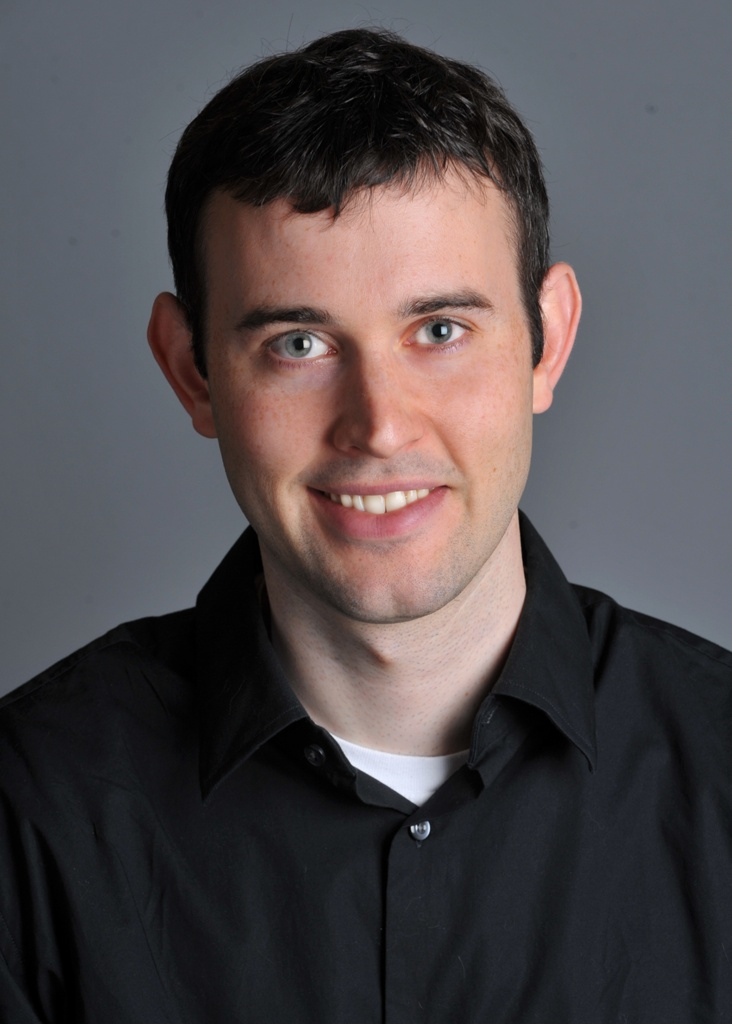
#> input picture hw2/original_image/DerekPicture.jpg, 732 x 1024 px, found by its file name
$ python part2.py
#> lines starting #> are read from the running program, lines starting #| are printed output that depends on the picture
import cv2
import numpy as np
import os
from scipy.signal import convolve2d
import matplotlib.pyplot as plt

img_dir = './hw2/original_image'
result_dir = './hw2/result'

def get_Gaussian_blur(img, k_size = 5, sigma = 1):
    g_1D = cv2.getGaussianKernel(k_size, sigma)
    g_2D = np.outer(g_1D, g_1D.T)
    if len(img.shape) == 2:
        return np.clip(convolve2d(img, g_2D, mode = 'same', boundary='symm'), 0, 255).astype(np.float32)
    B, G, R= img[:, :, 0], img[:, :, 1], img[:, :, 2]
    B = convolve2d(B, g_2D, mode = 'same', boundary= 'symm')
    G = convolve2d(G, g_2D, mode = 'same', boundary= 'symm')
    R = convolve2d(R, g_2D, mode = 'same', boundary= 'symm')
    B = np.clip(B, 0, 255).astype(np.uint8)
    G = np.clip(G, 0, 255).astype(np.uint8)
    R = np.clip(R, 0, 255).astype(np.uint8)
    return np.dstack([B, G, R])

def hybric_image(img1, img2):
    tmp_img1 = img1.astype(np.float32)
    img1_high = np.clip(tmp_img1*1.3 - get_Gaussian_blur(tmp_img1, k_size=11, sigma=3), 0, 255).astype(np.float32)
    img2_low = get_Gaussian_blur(img2, 21, 11).astype(np.float32)
    return np.clip(((2/5)*img1_high +  (3/5)* img2_low), 0, 255).astype(np.uint8)

# [23 lines left out: functions get_Gassian_stack, get_laplacian_stack, part2_1, not called in this run]

def part2_2():
    img1 = cv2.imread(os.path.join(img_dir, 'DerekPicture.jpg'))
#> img1 is the input picture: shape (1024, 732, 3); mean B, G, R 76.9, 74.5, 80.5
    img2 = cv2.imread(os.path.join(img_dir, 'nutmeg.jpg'))
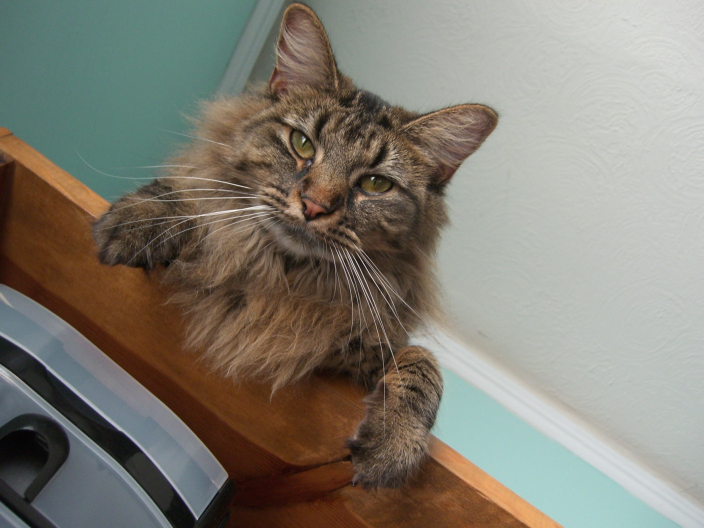
#> input picture hw2/original_image/nutmeg.jpg, 1408 x 1056 px, found by its file name (shown at 1/2 size)
#> img2 is the input picture: shape (1056, 1408, 3); mean B, G, R 115.4, 125.9, 130
    img2 = img2[:1024, 250:982, :]
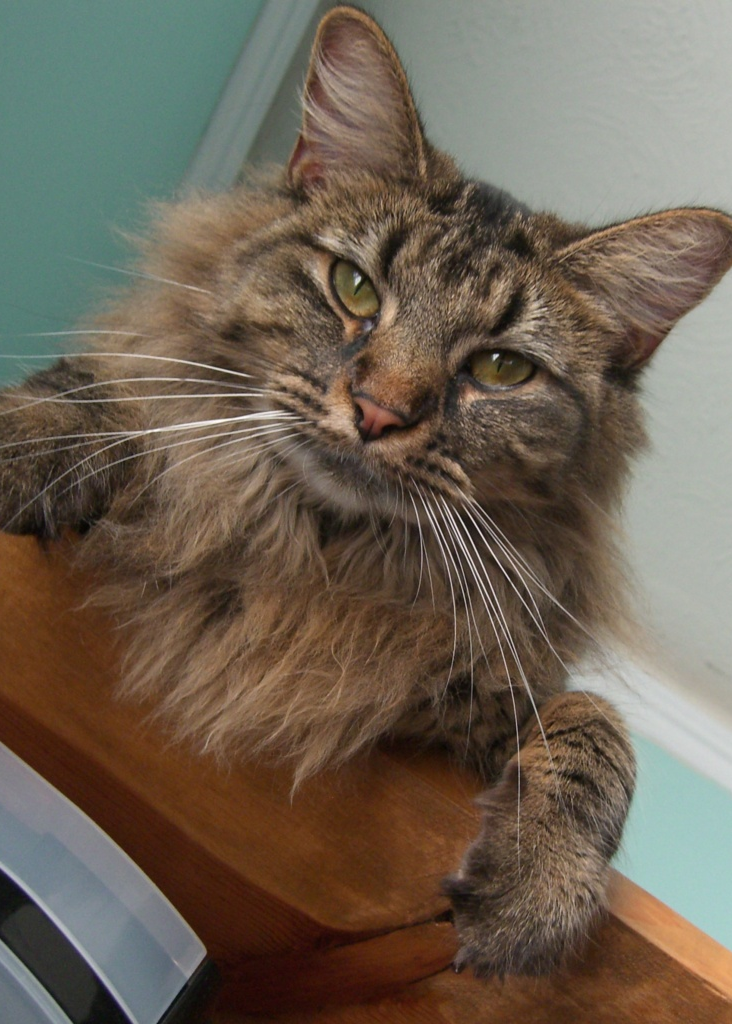
#> img2: shape (1024, 732, 3); mean B, G, R 84.3, 98.4, 109.9

    result = hybric_image(img1, img2)
#> in hybric_image, `img1_high = np.clip(tmp_img1*1.3 - get_Gaussian_blur(tmp_img1, k_size=..`:
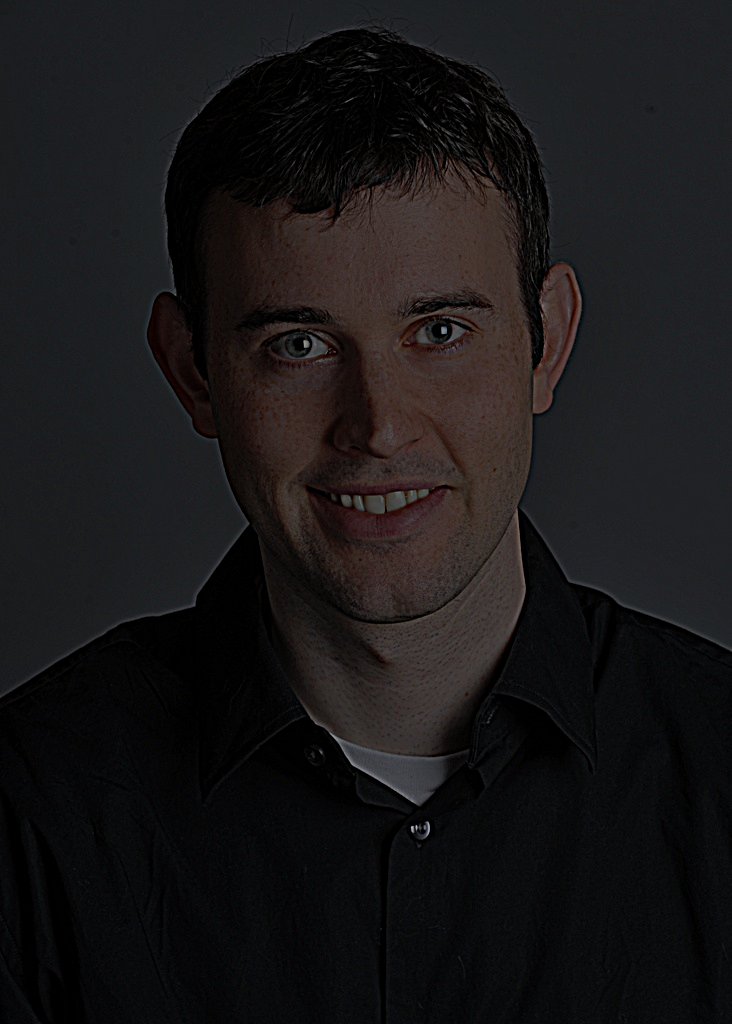
#> img1_high: shape (1024, 732, 3) float32; mean B, G, R 23.8, 23.1, 24.9
#> call 2 of get_Gaussian_blur, with k_size = 21, sigma = 11
#> in get_Gaussian_blur (call 2), `G = convolve2d(G, g_2D, mode = 'same', boundary= 'symm')`:
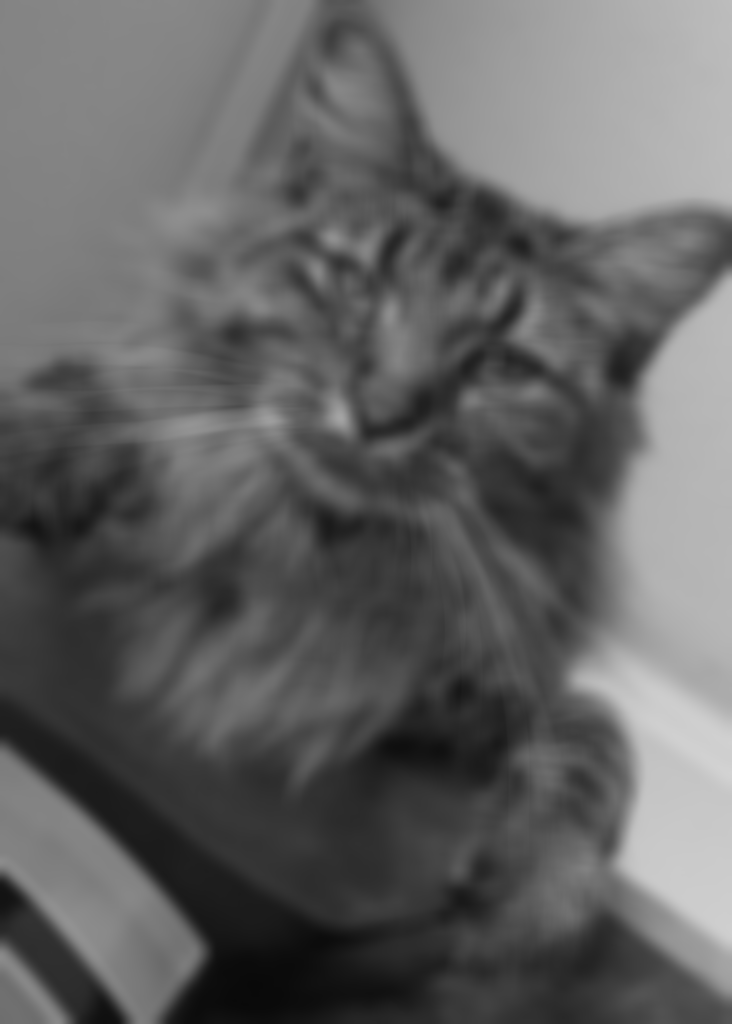
#> G: shape (1024, 732) float64; min 9.59, max 211.2, mean 98.4
#> in get_Gaussian_blur (call 2), `R = convolve2d(R, g_2D, mode = 'same', boundary= 'symm')`:
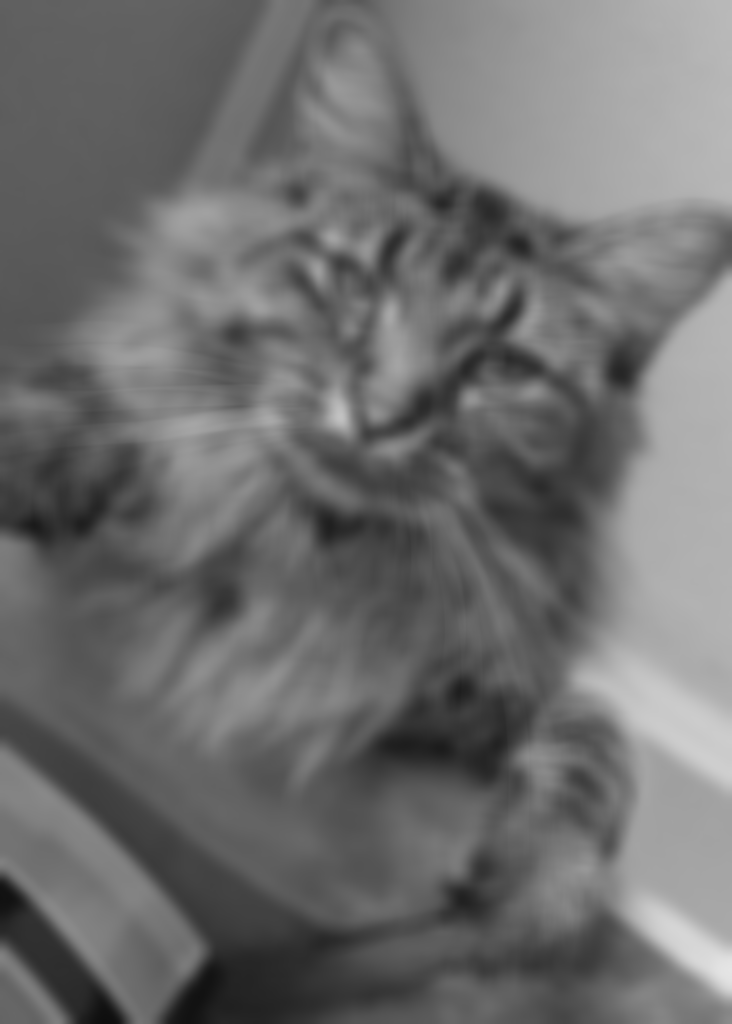
#> R: shape (1024, 732) float64; min 14.4, max 229.2, mean 109.9
#> in hybric_image, `return np.clip(((2/5)*img1_high +  (3/5)* img2_low), 0, 255).astype(np..`:
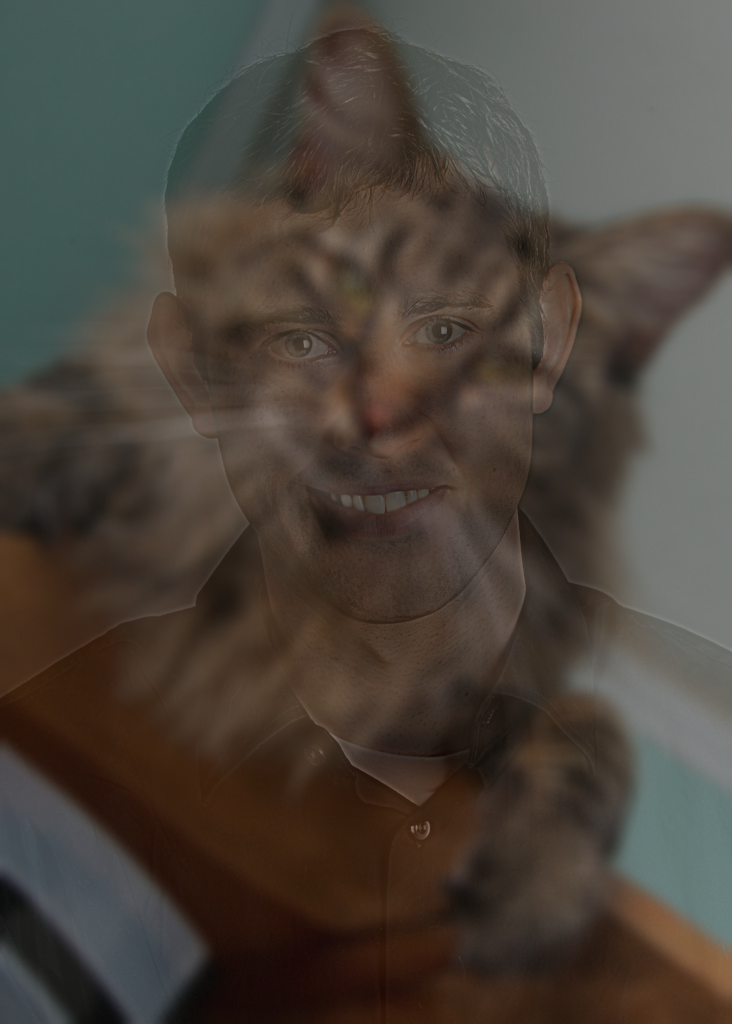
#> returned value: shape (1024, 732, 3); mean of channels 0, 1, 2 59.3, 67.5, 75.1; drawn as B, G, R
    result_rgb = cv2.cvtColor(result, cv2.COLOR_BGR2RGB)
    plt.imshow(result_rgb)
    plt.show()
    #cv2.imwrite(os.path.join(result_dir, 'hybrid_Derek.jpg'), result)

# [23 lines left out: function part2_34, not called in this run]
    #cv2.imwrite(os.path.join(result_dir, 'blend.jpg'), blend_img)

#part2_1()
part2_2()
#part2_34()
